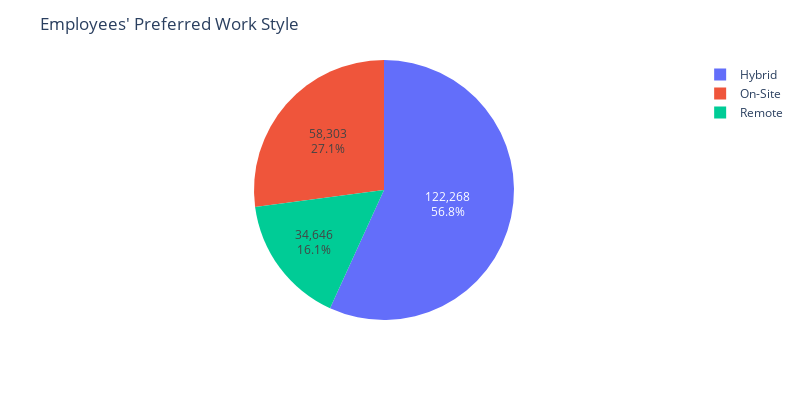

Notebook cell for this chart:
### Code cell
import plotly.express as px
fig = px.pie(emp_rem, values='Frequency', names='remote pref',
            width=800, height=400)

fig.update_layout(
    title_text="Employees' Preferred Work Style",)
fig.update_traces(textinfo='percent+value')
fig.write_image("../images/employee_profile/employee_pref_work.png", format='png',engine='kaleido')
fig.show()

### Figure 1 — Plotly figure (JSON) as saved in the notebook; plotly's stock layout.template omitted (floating-point values rounded to 4 significant figures)
{"data": [{"domain": {"x": [0, 1], "y": [0, 1]}, "hovertemplate": "remote pref=%{label}<br>Frequency=%{value}<extra></extra>", "labels": ["Hybrid", "On-Site", "Remote"], "legendgroup": "", "name": "", "showlegend": true, "textinfo": "percent+value", "type": "pie", "values": [122268, 58303, 34646]}], "layout": {"height": 400, "legend": {"tracegroupgap": 0}, "margin": {"t": 60}, "title": {"text": "Employees' Preferred Work Style"}, "width": 800}}
